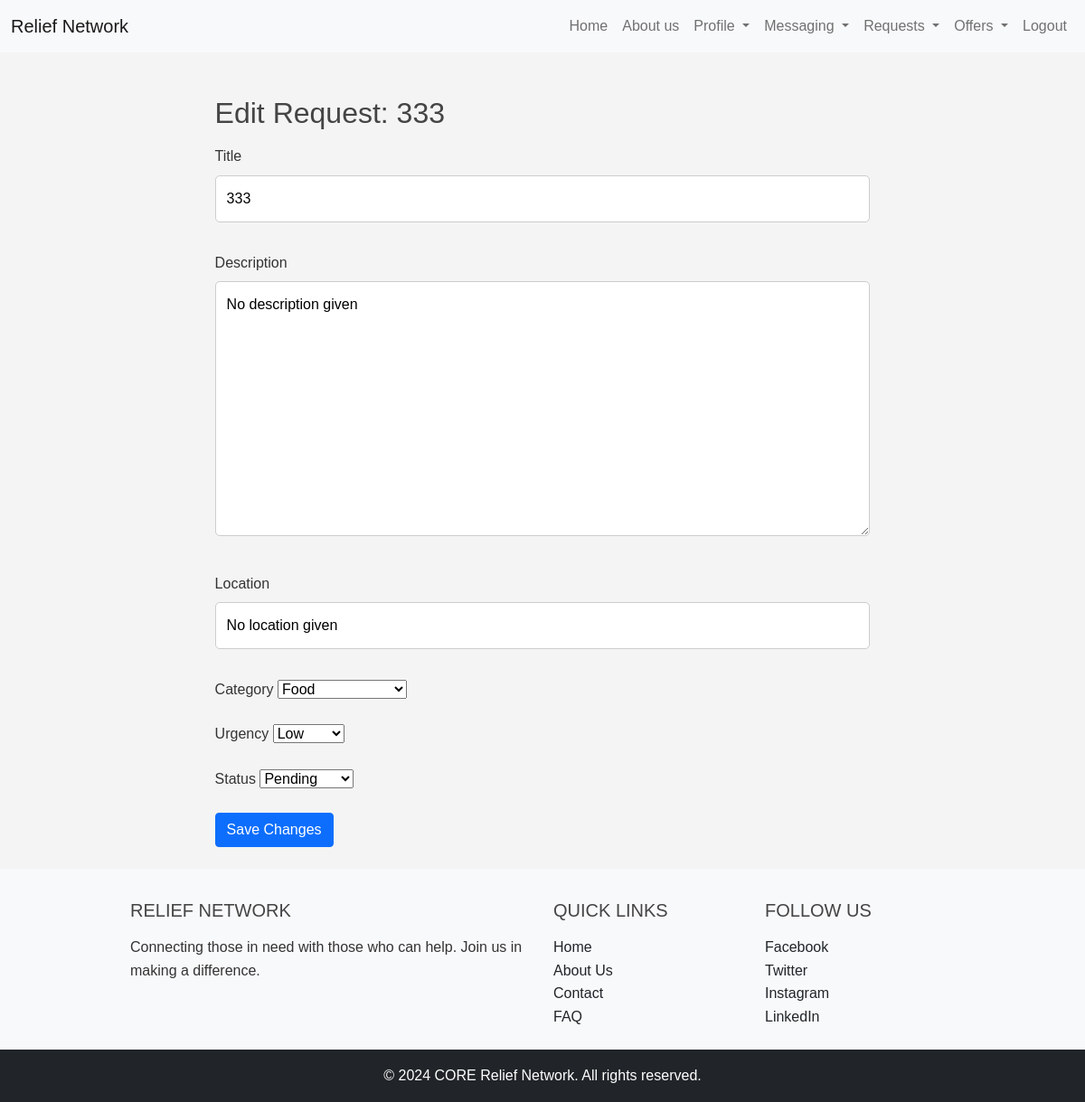
Page /edit_request/93/ (signed in) on the committed database.
### requests_app/models.py (models this page shows, shortened)
class Request(models.Model):
    CATEGORY_CHOICES = (
        ('food', 'Food'),
        ('water', 'Water'),
        ('clothing', 'Clothing'),
        ('shelter', 'Shelter'),
        ('medical', 'Medical Supplies'),
        ('other', 'Other'),
    )
    URGENCY_LEVELS = (
        ('low', 'Low'),
        ('medium', 'Medium'),
        ('high', 'High'),
    )
    STATUS_CHOICES = (
        ('pending', 'Pending'),
        ('accepted', 'Accepted'),
        ('in_progress', 'In Progress'),
        ('completed', 'Completed'),
        ('cancelled', 'Cancelled'),
    )
    user = models.ForeignKey(User, on_delete=models.CASCADE)
    title = models.CharField(max_length=100, default='No title given')
    description = models.TextField(default='No description given')
    location = models.CharField(max_length=255, default='No location given')# add a more detailed address later
    category = models.CharField(max_length=50, choices=CATEGORY_CHOICES, default='Other')
    urgency = models.CharField(max_length=10, choices=URGENCY_LEVELS, default='Low')
    status = models.CharField(max_length=11, choices=STATUS_CHOICES, default='Pending')
    accepted_by = models.ForeignKey(User, null=True, blank=True, on_delete=models.SET_NULL, related_name='accepted_requests')# changeed the default to None if no one has accepted the request
    created_at = models.DateTimeField(default=timezone.now, editable=False)

### requests_app/views.py (the view)
# urls.py: path('edit_request/<int:pk>/', requests_views.edit_request, name='edit_request'),
@login_required
def edit_request(request, pk):
    req = get_object_or_404(Request, pk=pk, user=request.user)
    if request.method == 'POST':
        form = RequestForm(request.POST, instance=req)
        if form.is_valid():
            form.save()
            return redirect('user_request_list')
    else:
        form = RequestForm(instance=req)
    return render(request, 'edit_request.html', {'form': form})

### requests_app/forms.py
class RequestForm(forms.ModelForm):
    class Meta:
        model = Request
        fields = ['title', 'description', 'location', 'category', 'urgency', 'status']
    def __init__(self, *args, **kwargs):
        super(RequestForm, self).__init__(*args, **kwargs)
        self.fields['category'].widget = forms.Select(choices=Request.CATEGORY_CHOICES)
        self.fields['urgency'].widget = forms.Select(choices=Request.URGENCY_LEVELS)
        self.fields['status'].widget = forms.Select(choices=Request.STATUS_CHOICES)

### requests_app/templates/edit_request.html (shortened to what this page needs)
{% extends 'base.html' %}
{% block content %}
{% load static %}
<link rel="stylesheet" type="text/css" href="{% static 'css/styles.css' %}">
<div class="container mt-4">
    <h2>Edit Request: {{ form.instance.title }}</h2>
    <form method="post">
        {% for field in form %}
        <div class="mb-3">
            <label for="{{ field.id_for_label }}" class="form-label">{{ field.label }}</label>
            {{ field }}
        </div>
        {% endfor %}
        <button type="submit" class="btn btn-primary">Save Changes</button>
    </form>
</div>
{% endblock %}

### static/css/base.css (style rules this page uses)
html, body { height: 100%; margin: 0; display: flex; flex-direction: column; }

### static/css/styles.css (style rules this page uses)
* { margin: 0; padding: 0; box-sizing: border-box; }
body { font-family: Arial, sans-serif; background-color: #f4f4f4; color: #333; line-height: 1.6; }
.container { width: 80%; margin: auto; overflow: hidden; }
h1, h2, h3, h4, h5, h6 { margin-bottom: 1rem; color: #444; }
button { display: inline-block; padding: 0.75rem 1.25rem; font-size: 1rem; cursor: pointer; border: none; background-color: #007BFF; color: #fff; border-radius: 5px; }
input, textarea { width: 100%; padding: 0.75rem; margin-bottom: 1rem; border: 1px solid #ccc; border-radius: 5px; }
:root { --button-size-small: 8px 16px; --button-size-medium: 12px 24px; --button-size-large: 16px 32px; }

### rows in the picture
Request: instance "333", form "333" "No description given" "No location given" "Food" "Low" "Pending"

### other values in the picture
{{ field.label }} "Title" "Description" "Location" "Category" "Urgency" "Status"
